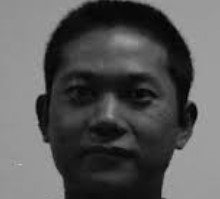
#> input picture OpenCV/CHAPTER 6/sample.jpg, 220 x 199 px, found by its file name
$ python 01_canny_edge_detection.py
#> lines starting #> are read from the running program, lines starting #| are printed output that depends on the picture; after the words box and inside, x2 and y2 are one past the last pixel; in counts of white or black regions, pixels touching at a corner belong together
# canny edge detection : is used for detecting edges or outlines from an image (such as a circle)
# image thresholding : it converts complex images to clean B&W images (used in object detection, masking)
# Bitwise Operations : Combining images, cutting shapes logically

#############################################################################################################

# canny edge detection:
# edges = cv2.Canny(image, threshold1, threshold2)
# threshold1 is lower boundary (to detect weak edges)
# threshold 2 is upper boundary (for strong edges)
# like if pixel is higher than the threshold value white it fully if it is below it then black it

# Used for:
# detect borders
# Seperate objects
# feature extraction
# face recognition and lane tracking
# sketch effect on an image

import cv2

image = cv2.imread('CHAPTER 6\\sample.jpg', cv2.IMREAD_GRAYSCALE)
#> image is the input picture: shape (199, 220); min 0, max 191, mean 87.5

edges = cv2.Canny(image, 50, 150)
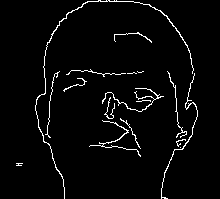
#> edges: shape (199, 220); 3.3% white in thin lines or dots, all inside (x1, y1, x2, y2) = (16, 0, 198, 199)

cv2.imshow('Edges', edges)
cv2.waitKey(0)
cv2.destroyAllWindows()

# save

cv2.imwrite('edges.jpg', edges)
